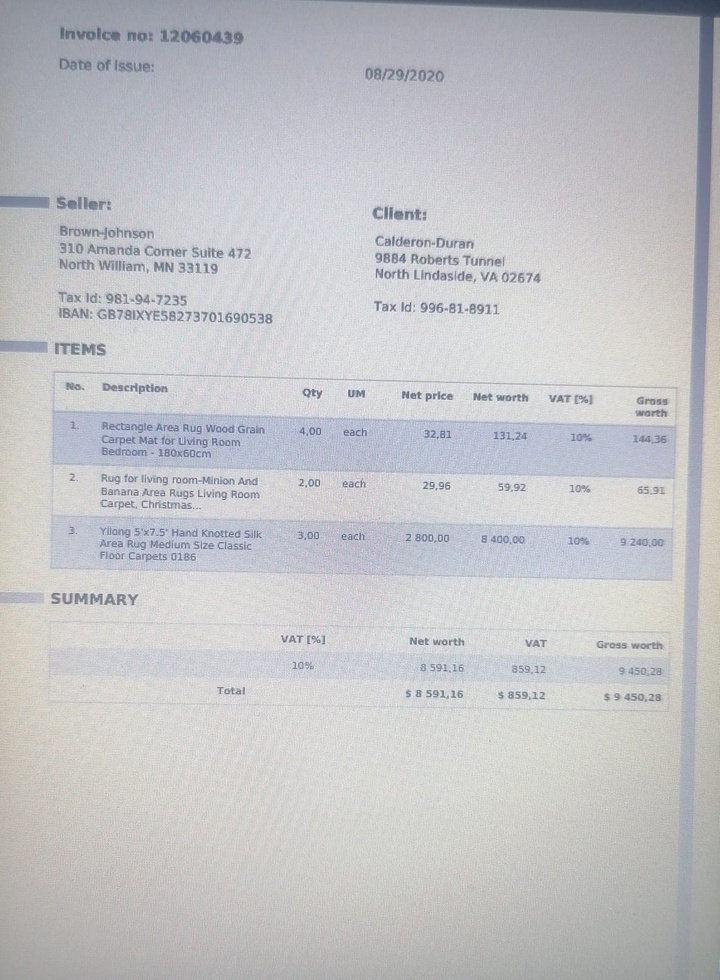
#> input picture tests/fixtures/sample_invoice_2.jpeg, 720 x 980 px, shrunk from 1144 x 1556 before the run
$ python -i preprocessing.py   (imports and definitions only)
#> lines starting #> are read from the running program, lines starting #| are printed output that depends on the picture; after the words box and inside, x2 and y2 are one past the last pixel; in counts of white or black regions, pixels touching at a corner belong together
import cv2
import numpy as np
from PIL import Image


def preprocess_image(image: Image.Image) -> Image.Image:
    """
    Improve image for OCR.

    Steps:
    - grayscale
    - threshold
    - denoise
    """

    img = np.array(image)

    gray = cv2.cvtColor(img, cv2.COLOR_RGB2GRAY)

    _, thresh = cv2.threshold(gray, 150, 255, cv2.THRESH_BINARY)
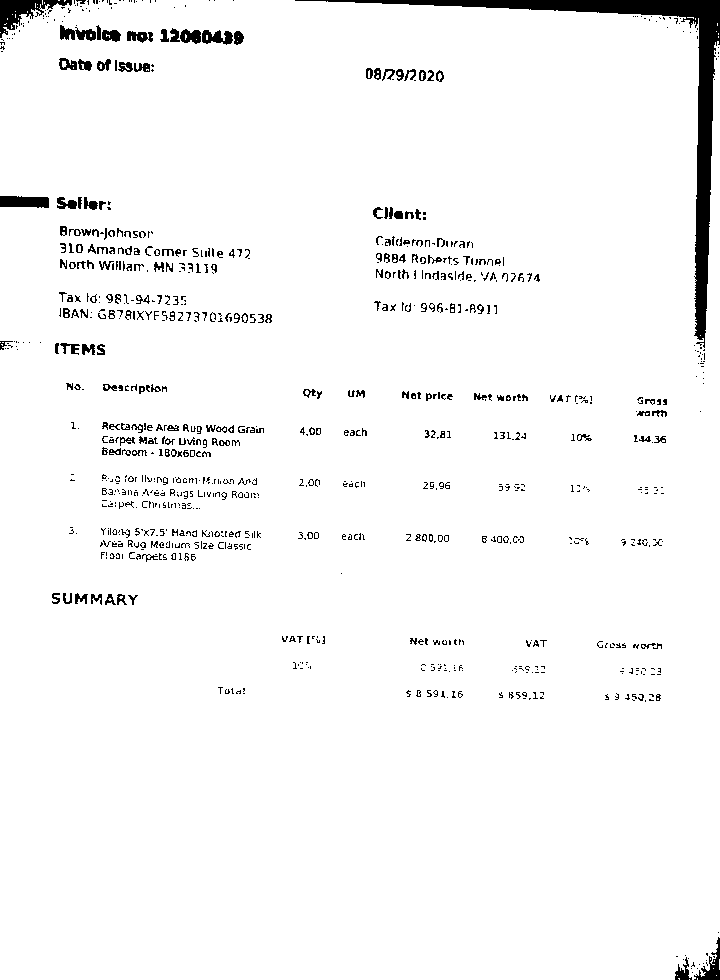
#> thresh: shape (980, 720); 96.5% white; 903 black regions (662 under 20 px), largest, box (x1, y1, x2, y2) and area: (295, 0, 720, 348) 8354, (0, 0, 72, 38) 1029, (0, 196, 49, 208) 516

    denoised = cv2.fastNlMeansDenoising(thresh, None, 30, 7, 21)

    return Image.fromarray(denoised)

>>> import cv2
>>> picture = cv2.cvtColor(cv2.imread('../../../tests/fixtures/sample_invoice_2.jpeg'), cv2.COLOR_BGR2RGB)
>>> result = preprocess_image(picture)
